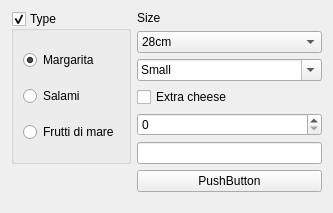
          <widget class="QWidget" name="Pizza">
           <attribute name="title">
            <string>Pizza</string>
           </attribute>
           <layout class="QGridLayout" name="gridLayout_3">
            <item row="7" column="0" colspan="2">
             <spacer name="verticalSpacer">
              <property name="orientation">
               <enum>Qt::Vertical</enum>
              </property>
              <property name="sizeHint" stdset="0">
               <size>
                <width>311</width>
                <height>10</height>
               </size>
              </property>
             </spacer>
            </item>
            <item row="5" column="1">
             <widget class="QLineEdit" name="lineEdit"/>
            </item>
            <item row="4" column="1">
             <widget class="QSpinBox" name="spinBox"/>
            </item>
            <item row="0" column="1">
             <widget class="QLabel" name="label">
              <property name="text">
               <string>Size</string>
              </property>
             </widget>
            </item>
            <item row="3" column="1">
             <widget class="QCheckBox" name="checkBox">
              <property name="text">
               <string>Extra cheese</string>
              </property>
             </widget>
            </item>
            <item row="0" column="0" rowspan="6">
             <widget class="QGroupBox" name="groupBox">
              <property name="title">
               <string>Type</string>
              </property>
              <property name="checkable">
               <bool>true</bool>
              </property>
              <layout class="QVBoxLayout" name="verticalLayout">
               <item>
                <widget class="QRadioButton" name="radioButton">
                 <property name="text">
                  <string>Margarita</string>
                 </property>
                 <property name="checked">
                  <bool>true</bool>
                 </property>
                </widget>
               </item>
               <item>
                <widget class="QRadioButton" name="radioButton_2">
                 <property name="text">
                  <string>Salami</string>
                 </property>
                </widget>
               </item>
               <item>
                <widget class="QRadioButton" name="radioButton_3">
                 <property name="text">
                  <string>Frutti di mare</string>
                 </property>
                </widget>
               </item>
              </layout>
             </widget>
            </item>
            <item row="1" column="1">
             <widget class="QComboBox" name="comboBox">
              <item>
               <property name="text">
                <string>28cm</string>
               </property>
              </item>
             </widget>
            </item>
            <item row="6" column="1">
             <widget class="QPushButton" name="pushButton">
              <property name="text">
               <string>PushButton</string>
              </property>
             </widget>
            </item>
            <item row="2" column="1">
             <widget class="QComboBox" name="comboBox_2">
              <property name="editable">
               <bool>true</bool>
              </property>
              <item>
               <property name="text">
                <string>Small</string>
               </property>
              </item>
              <item>
               <property name="text">
                <string>Medium</string>
               </property>
              </item>
              <item>
               <property name="text">
                <string>Large</string>
               </property>
              </item>
              <item>
               <property name="text">
                <string>Extra Large</string>
               </property>
              </item>
             </widget>
            </item>
           </layout>
          </widget>
